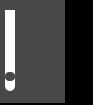
<?xml version="1.0" encoding="UTF-8"?>
<ui version="4.0">
 <class>sa_controlWidget_ChnlTable</class>
 <widget class="QWidget" name="sa_controlWidget_ChnlTable">
  <property name="geometry">
   <rect>
    <x>0</x>
    <y>0</y>
    <width>93</width>
    <height>105</height>
   </rect>
  </property>
  <property name="windowTitle">
   <string>Form</string>
  </property>
  <property name="styleSheet">
   <string notr="true">#widget
{
	border:2px;
	border-bottom-style:solid;
	border-bottom-color: black;
   background-color:rgba(72,72,72,1);
	border-right:30px solid black;
}
QPushButton
{
border-style:flat;
background-color:rgba(0,0,0,0);
background-image: url(:/sa/image/btn_close_normal.png);
}
QPushButton::pressed
{
background-image: url(:/sa/image/btn_close_click.png);
}

QSlider::groove:vertical {
        width: 10px;
        background: qlineargradient(x1: 0, y1: 0, x2: 0, y2: 1, stop: 0 rgb(255, 255, 255), stop: 1.0 rgb(255, 255, 255));
        border-radius:5px;
}
QSlider::handle:vertical {
        width: 8px;
        background: rgb(72, 72, 72);
        margin: -20px 0px 10px 0px;
        border-radius: 4px;
}
QSlider:sub-page {
background-color:  rgb(253, 255, 255);
}

/*******************indoor**********************/
#sa_controlWidget_ChnlTable[status=&quot;indoor&quot;] #widget
{
	border-bottom-color: black;
	border-right:30px solid black;
	background-color:rgba(72,72,72,1);
}
/*******************outdoor**********************/
#sa_controlWidget_ChnlTable[status=&quot;outdoor&quot;] #widget
{
	border-bottom-color: white;
	border-right:30px solid white;
	background-color:rgba(204,204,204,1);
}
/*******************night**********************/
#sa_controlWidget_ChnlTable[status=&quot;night&quot;] #widget
{
	border-bottom-color: rgb(52,8,12);
	border-right:30px solid black;
	background-color:rgba(251,219,167,1);
}</string>
  </property>
  <widget class="QWidget" name="widget" native="true">
   <property name="geometry">
    <rect>
     <x>0</x>
     <y>0</y>
     <width>95</width>
     <height>105</height>
    </rect>
   </property>
   <widget class="QPushButton" name="pushButton">
    <property name="geometry">
     <rect>
      <x>30</x>
      <y>40</y>
      <width>25</width>
      <height>25</height>
     </rect>
    </property>
    <property name="text">
     <string/>
    </property>
   </widget>
   <widget class="QSlider" name="verticalSlider">
    <property name="geometry">
     <rect>
      <x>0</x>
      <y>10</y>
      <width>20</width>
      <height>81</height>
     </rect>
    </property>
    <property name="orientation">
     <enum>Qt::Vertical</enum>
    </property>
   </widget>
  </widget>
 </widget>
 <resources/>
 <connections/>
</ui>
